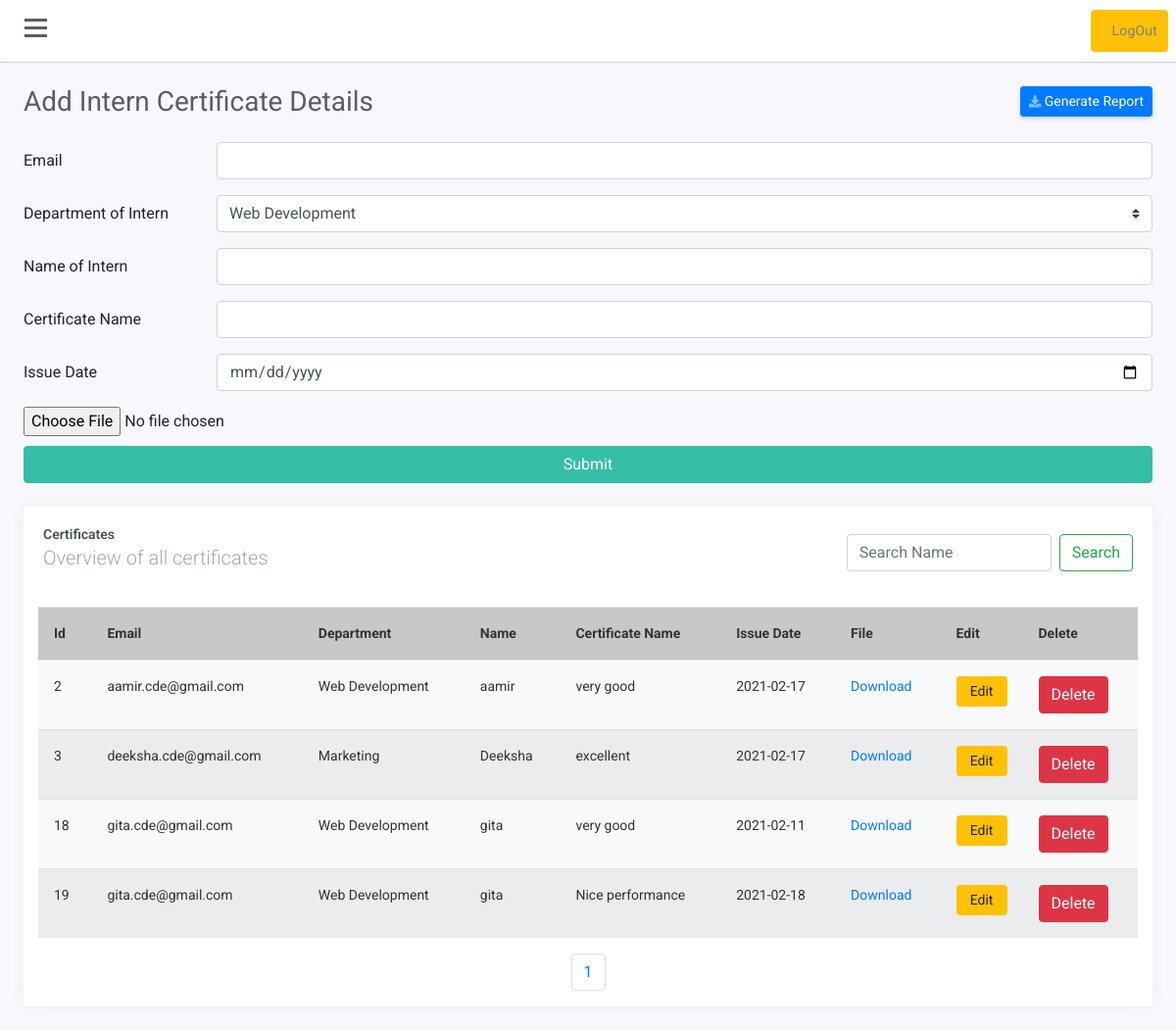
The page /admin/createcertificate.php (signed in) on the database its author committed.
### tables this page shows
CREATE TABLE `certificate` (
  `id` int(255) NOT NULL,
  `email` varchar(255) NOT NULL,
  `dept` varchar(100) DEFAULT NULL,
  `name` varchar(100) NOT NULL,
  `cname` varchar(100) NOT NULL,
  `idate` date NOT NULL,
  `image` varchar(250) DEFAULT NULL
);

### admin/createcertificate.php (the view, shortened to what this page needs)
<?php
$e=($_SESSION['legitEmail']);
$servername = "localhost";
$username = "root";
$password = "";
$dbname = "intern";
$conn = new mysqli($servername, $username, $password, $dbname);
$page=$_GET["page"];
if($page=="" || $page=="1"){
    $page1=0;
}else{
    $page1=($page*5)-5;
}
?>
<!doctype html>
<html lang="en">
<head>
    <link rel="stylesheet" href="https://stackpath.bootstrapcdn.com/bootstrap/4.1.3/css/bootstrap.min.css"
>
    <link rel="stylesheet" href="https://use.fontawesome.com/releases/v5.7.2/css/all.css"
>
    <link rel="stylesheet" href="css/style.css">
</head>
<body>
    <div id="wrapper">
                    <?php
  $query = $conn->query("SELECT `dp` from `alogin` where email='".$e."'");
  if($query->num_rows > 0){
      while($row = $query->fetch_assoc()){
          $imageURL = 'changeDP2/'.$row["dp"];
  ?>
  <?php }} ?>
        <div id="page-content-wrapper">
            <div id="content">
                <div class="container-fluid p-0 px-lg-0 px-md-0">
                    <nav class="navbar navbar-expand navbar-light my-navbar sticky-top">
                        <div type="button" id="bar" class="nav-icon1 hamburger animated fadeInLeft is-closed"
                            data-toggle="offcanvas">
                            <span></span>
                            <span></span>
                            <span></span>
                        </div>
                        <ul class="navbar-nav ml-auto">
                            <li class="nav-item" style="padding: 8px;">
                                <a href="logout.php" class="btn btn-warning">LogOut</a>
                            </li>
                        </ul>
                    </nav>
                    <div class="container-fluid px-lg-4">
                        <div class="row">
                            <div class="col-md-12 mt-lg-4 mt-4">
                                <div class="d-sm-flex align-items-center justify-content-between mb-4">
                                    <h1 class="h3 mb-0 text-gray-800">Add Intern Certificate Details</h1>
                                    <a href="#" class="d-none d-sm-inline-block btn btn-sm btn-primary shadow-sm"><i
                                            class="fas fa-download fa-sm text-white-50"></i> Generate Report</a>
                                </div>
                            </div>
                            <div class="col-md-12">
                                <form action="insertcertificate.php" method="POST" class="needs-validation" novalidate
                                    enctype="multipart/form-data">
                                    <div class="form-group row">
                                        <label for="inputEmail" class="col-sm-2 col-form-label">Email </label>
                                        <div class="col-sm-10">
                                            <input type="email" class="form-control" id="inputEmail" name="email"
                                                required>
                                        </div>
                                    </div>
                                    <div class="form-group row">
                                        <label for="inputName" class="col-sm-2 col-form-label">Department of
                                            Intern</label>
                                        <div class="col-sm-10">
                                            <select class="custom-select" id="validationCustom04" name="dept" required>
                                                <option value="Web Development">Web Development</option>
                                            </select>
                                        </div>
                                    </div>
                                    <div class="form-group row">
                                        <label for="inputName" class="col-sm-2 col-form-label">Name of Intern</label>
                                        <div class="col-sm-10">
                                            <input type="text" class="form-control" id="inputName" name="name" required>
                                        </div>
                                    </div>
                                    <div class="form-group row">
                                        <label for="inputCertificate" class="col-sm-2 col-form-label">Certificate
                                            Name</label>
                                        <div class="col-sm-10">
                                            <input type="text" class="form-control" id="inputCertificate" name="cname"
                                                required>
                                        </div>
                                    </div>
                                    <div class="form-group row">
                                        <label for="inputIssueDate" class="col-sm-2 col-form-label">Issue Date</label>
                                        <div class="col-sm-10">
                                            <input type="date" class="form-control" id="inputIssueDate" name="idate"
                                                required>
                                        </div>
                                    </div>
                                    <input type='file' name='file' style="padding-bottom:10px; margin:0 auto">
                                    <button class="btn btn-success btn-block" type="submit"
                                        name="submit">Submit</button>
                                </form>
                            </div>
                            <div class="col-md-12 mt-4">
                                <div class="card">
                                    <div class="card-body">
                                        <div class="d-md-flex align-items-center">
                                            <div>
                                                <h4 class="card-title">Certificates</h4>
                                                <h5 class="card-subtitle">Overview of all certificates</h5>
                                            </div>
                                            <div class="ml-auto">
                                                <form class="form-inline my-2 my-lg-0 ml-auto" method="post" action="">
                                                    <input class="form-control mr-sm-2" type="text" name="search"
                                                        placeholder="Search Name" aria-label="Search">
                                                    <button class="btn btn-outline-success my-2 my-sm-0"
                                                        type="submit">Search</button>
                                                </form>
                                            </div>
                                        </div>
                                    </div>
                            <div class="col-md-12 mt-2">
                                <div class="table-responsive">
                                    <table class="table table-striped bg-light small">
                                        <tr class="table-dark">
                                            <th>Id</th>
                                            <th>Email</th>
                                            <th>Department</th>
                                            <th>Name</th>
                                            <th>Certificate Name</th>
                                            <th>Issue Date</th>
                                            <th>File</th>
                                            <th>Edit</th>
                                            <th>Delete</th>
                                        </tr>
                                        <?php
if($_SESSION['legitDepartment']=='ALL'){
    if(isset($_POST['search'])){
        $searchKey=$_POST['search'];
        $sql = "SELECT * FROM `certificate` where (`id` like '%$searchKey%'
        OR `name` like '%$searchKey%' OR `email` like '%$searchKey%' OR `dept` like '%$searchKey%' OR `cname` like '%$searchKey%'
        OR `idate` like '%$searchKey%')";
    }else{
        $sql = "SELECT * FROM `certificate` limit $page1,5";
    }
}
                                                    $data = mysqli_query($conn,$sql);
                                                        while($res = mysqli_fetch_array($data)){
                                                            $email=$res['email'];
                                                            ?>
                <?php
  $query = $conn->query("SELECT `image` from `certificate` where email='".$email."'");
  if($query->num_rows > 0){
      while($row = $query->fetch_assoc()){
          $imageURL = 'uploads/'.$row["image"];
      }
    }
  ?>
                                                           <tr class="text-dark">
                                                           <td> <?php echo $res['id'];  ?> </td>
                                                           <td> <?php echo $res['email'];  ?> </td>
                                                           <td> <?php echo $res['dept'];  ?> </td>
                                                           <td> <?php echo $res['name'];  ?> </td>
                                                           <td> <?php echo $res['cname'];  ?> </td>
                                            <td> <?php echo $res['idate'];  ?> </td>
                                            <td><a href="<?= $imageURL; ?>" download>Download</td></a> </td>
                                            <td>
                                                <button type="button"
                                                    class="btn btn-sm btn-warning btn-block editbtn">Edit</button>
                                            </td>
                                            <td>  <button class="btn-danger btn text-primary"><a href="./deletecertificate.php? id=<?php echo $res['id']; ?>" class="text-white">Delete</a></button></td>
                                        </tr>
                                        <?php
                                            }
                                        ?>
                                    </table>
                                    <nav aria-label="Page navigation example">
                                        <ul class="pagination justify-content-center">
                                            <?php
                                                    $sql = "SELECT * FROM certificate";
                                                    $data = mysqli_query($conn,$sql);
                                                    if($data){
                                                        $row=mysqli_num_rows($data);
                                                        $a=$row/5;
                                                        $a=ceil($a);
                                                        for($b=1;$b<=$a;$b++){
                                                            echo '<li class="page-item"><a class="page-link" href="createcertificate.php?page='.$b.'">'.$b.'</a></li>';
                                                        }
                                                    }
                                                ?>
                                        </ul>
                                    </nav>
                                </div>
                            </div>
                        </div>
                    </div>
                </div>
            </div>
        </div>
    </div>
</body>
</html>

### admin/css/style.css (style rules this page uses)
body { position: relative; overflow-x:hidden; background: #f7f7fc; font-family: 'Roboto', sans-serif; }
body, html { height: 100%; }
.navbar-nav > li > a ,.submenu-box ul li a { color:gray!important; text-transform: capitalize; font-size: 14px; padding:10px 10px 10px 20px!important; display: block; font-weight: 400; position: relative; z-index: 2; font-family: 'Roboto', sans-serif; letter-spacing: .2px; }
.navbar-nav li { display:block!important; margin:2px 0px; }
#page-content-wrapper { width: 100%; transition: all 0.5s ease; }
.nav-icon1 { z-index: 999; position:relative; display: block; width:23px; margin:0px 30px 0px 25px; cursor:pointer; height: 25px; }
.nav-icon1 span { position:absolute; top:0; width:100%; height:3px; cursor:pointer; background-color:#5d5d5d; left:0; transform:rotate(0deg); transition:.30s ease-in-out; }
.nav-icon1 span:nth-of-type(1) { top:0; }
.nav-icon1 span:nth-of-type(2) { top:8px; }
.nav-icon1 span:nth-of-type(3) { top:16px; }
.my-navbar { padding:0px; background-color:white; box-shadow: 0 1px 1px 0 rgba(0,0,0,.16); }
.card { margin-bottom: 24px; border:none; box-shadow: 0 0 0.875rem 0 rgba(33,37,41,.05); }
.card-body { flex: 1 1 auto; min-height: 1px; padding: 1.25rem; }
.card-title { font-size: .875rem; color: #495057; }
.text-gray-800 { color: #5a5c69!important; font-size: 1.75rem; font-weight: 400; line-height: 1.2; }
.shadow-sm { box-shadow: 0 .125rem .25rem 0 rgba(58,59,69,.2)!important; }
.btn-sm { padding: .25rem .5rem; font-size: .875rem; line-height: 1.5; border-radius: .2rem; }
.btn-success { color: #fff; background-color: #36bea6; border-color: #36bea6; }
.card .card-title { position: relative; font-weight: 600; margin-bottom: 10px; }
.card .card-subtitle { font-weight: 300; margin-bottom: 10px; color: #a1aab2; margin-top: -0.375rem; }
.table td, .table th { padding: 1rem; font-size:14px; color:#333; vertical-align: top; border-top: 1px solid #dee2e6; }

### rows shown on the page
certificate: id "2", email "aamir.cde@gmail.com", dept "Web Development", name "aamir", cname "very good", idate "2021-02-17"
certificate: id "3", email "deeksha.cde@gmail.com", dept "Marketing", name "Deeksha", cname "excellent", idate "2021-02-17"
certificate: id "18", email "gita.cde@gmail.com", dept "Web Development", name "gita", cname "very good", idate "2021-02-11"
certificate: id "19", email "gita.cde@gmail.com", dept "Web Development", name "gita", cname "Nice performance", idate "2021-02-18"
